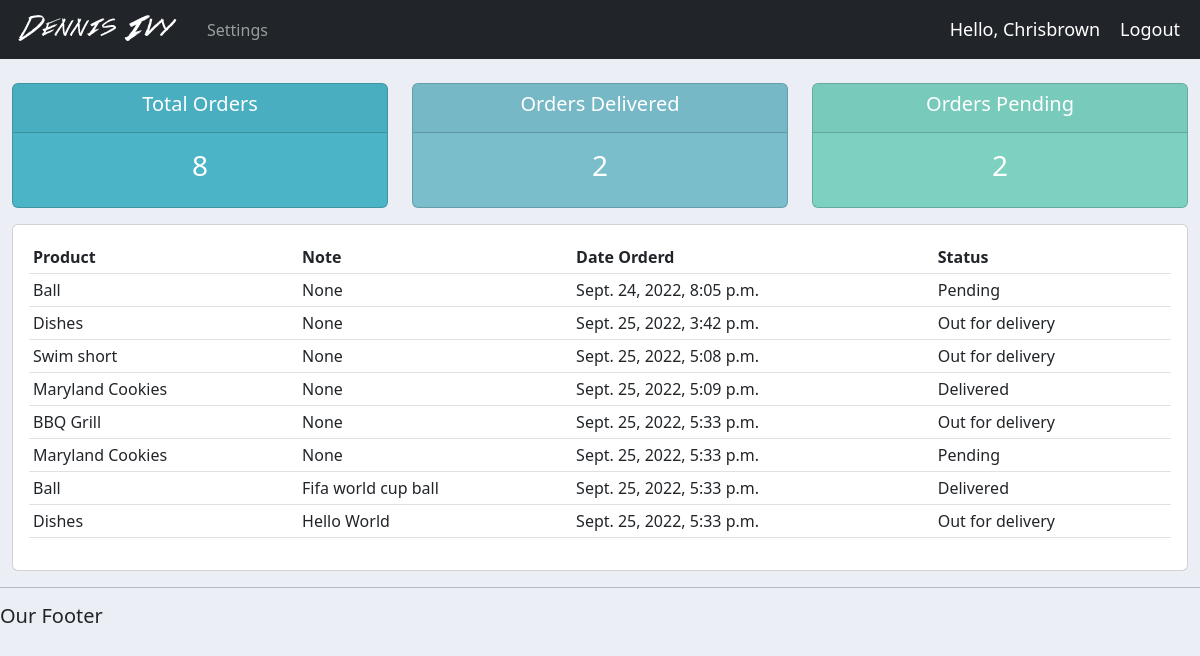
Screenshot of /user/ (signed in) with the database file from the repository.
### accounts/models.py (models this page shows, shortened)
class Order(models.Model):
  STATUS = (
    ('Pending', 'Pending'),
    ('Out for delivery', 'Out for delivery'),
    ('Delivered', 'Delivered'),
  )
  customer = models.ForeignKey(Customer, null=True, on_delete=models.SET_NULL)
  product = models.ForeignKey(Product, null=True, on_delete=models.SET_NULL)
  status = models.CharField(max_length=200, null=True, choices=STATUS)
  date_created = models.DateTimeField(auto_now_add=True, null=True)
  note = models.CharField(max_length=255, null=True)

class Product(models.Model):
  CATEGORY = (
    ('Indoor', 'Indoor'),
    ('Out Door', 'Out Door'),
  )
  name = models.CharField(max_length=200, null=True)
  price = models.FloatField(null=True)
  category = models.CharField(max_length=200, null=True, choices=CATEGORY)
  description = models.CharField(max_length=200, null=True, blank=True)
  date_created = models.DateTimeField(auto_now_add=True, null=True)
  tags = models.ManyToManyField(Tag)
  def __str__(self):
    return self.name

### accounts/decorators.py (the view)
    def wrapper_func(request, *args, **kwargs):
      group = None
      if request.user.groups.exists():
        group = request.user.groups.all()[0].name
      if group in allowed_roles:
        return view_func(request, *args, **kwargs)
      else:
        return HttpResponse("You are not authorized to access this page")

### accounts/views.py (called while the page is built)
@login_required(login_url='login')
@allowed_users(allowed_roles=['Customer'])
def userPage(request):
    orders = request.user.customer.order_set.all()
    total_orders = orders.count()
    delivered = orders.filter(status="Delivered").count()
    pending = orders.filter(status="Pending").count()
    context = {'orders': orders, 'total_orders': total_orders,
               'pending': pending, 'delivered': delivered}
    return render(request, 'accounts/user.html', context)

### accounts/templates/accounts/user.html
{% extends 'accounts/main.html' %}
{% block content %}
{% include 'accounts/status.html' %}
<div class="row">
  <div class="col-md">
    <div class="card card-body">
      <table class="table table-sm">
        <tr>
          <th>Product</th>
          <th>Note</th>
          <th>Date Orderd</th>
          <th>Status</th>
        </tr>
        {% for order in orders %}
        <tr>
          <td>{{order.product}}</td>
          <td>{{order.note}}</td>
          <td>{{order.date_created}}</td>
          <td>{{order.status}}</td>
        </tr>
        {% endfor %}
      </table>
    </div>
  </div>
</div>
{% endblock content %}

### accounts/templates/accounts/navbar.html (shortened to what this page needs)
{% load static%}
<nav class="navbar navbar-expand-lg navbar-dark bg-dark">
  <img src="{% static 'images/logo.png'%}">
  <div class="collapse navbar-collapse" id="navbarNav">
    <ul class="navbar-nav">
      {% if request.user.is_staff %}
        <li class="nav-item active">
          <a class="nav-link" href="{% url 'home' %}">Dashboard</a>
        </li>
        <li class="nav-item">
          <a class="nav-link" href="{% url 'products' %}">Products</a>
        </li>
        {% else %}
          <li class="nav-item">
            <a class="nav-link" href="{% url 'account' %}">Settings</a>
          </li>
      {% endif %}
    </ul>
  </div>
  <span class="hello-msg">Hello, {{request.user}} </span>
  <span><a class="hello-msg" href="{% url 'logout' %}" style="text-decoration:none">Logout</a></span>
</nav>

### static/css/main.css (style rules this page uses)
body { background-color: #ebeff5; }

### accounts/templates/accounts/navbar.html (style rules this page uses)
.hello-msg { font-size: 18px; color: #fff; margin-right: 20px; }

### rows the page displays
Order: product "Ball", note "None", date_created "Sept. 24, 2022, 8:05 p.m.", status "Pending"
Order: product "Dishes", note "None", date_created "Sept. 25, 2022, 3:42 p.m.", status "Out for delivery"
Order: product "Swim short", note "None", date_created "Sept. 25, 2022, 5:08 p.m.", status "Out for delivery"
Order: product "Maryland Cookies", note "None", date_created "Sept. 25, 2022, 5:09 p.m.", status "Delivered"
Order: product "BBQ Grill", note "None", date_created "Sept. 25, 2022, 5:33 p.m.", status "Out for delivery"
Order: product "Maryland Cookies", note "None", date_created "Sept. 25, 2022, 5:33 p.m.", status "Pending"
Order: product "Ball", note "Fifa world cup ball", date_created "Sept. 25, 2022, 5:33 p.m.", status "Delivered"
Order: product "Dishes", note "Hello World", date_created "Sept. 25, 2022, 5:33 p.m.", status "Out for delivery"

### other values shown
{{ request.user }} "Chrisbrown"
{{ total_orders }} "8"
{{ delivered }} "2"
{{ pending }} "2"
